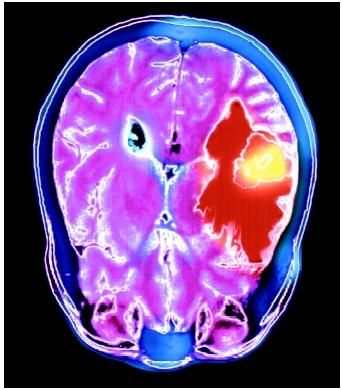
#> input picture input image samples/color.jpg, 342 x 390 px, found by its file name
$ python code.py   (older library calls are emulated)
#> lines starting #> are read from the running program, lines starting #| are printed output that depends on the picture; after the words box and inside, x2 and y2 are one past the last pixel; in counts of white or black regions, pixels touching at a corner belong together
#!/usr/bin/env python
# coding: utf-8

# In[1]:


import numpy as np
import cv2
import matplotlib.pyplot as plt


# In[2]:


imgpath = "/Users/deepak/Desktop/tumor/img/color.jpg";


# In[3]:


img = cv2.imread(imgpath,1)
#> img is the input picture: shape (390, 342, 3); mean B, G, R 131.8, 74.2, 110.8


# In[4]:


img.shape


# In[5]:


img = cv2.cvtColor(img, cv2.COLOR_BGR2RGB)


# In[6]:


orig_img = img
orig_img.shape


# In[7]:


row, columns, channels = orig_img.shape
#> row = 390; columns = 342; channels = 3


# In[8]:


orig_img = img
orig_img.shape


# In[9]:


plt.imshow(orig_img)
plt.title("Original Image")
plt.show()


# In[10]:


# Color Conversion
gray_img = cv2.cvtColor( orig_img, cv2.COLOR_BGR2GRAY )
plt.imshow(gray_img,cmap='gray')
plt.title("Grayscale Image")
plt.show()


# In[11]:


type(gray_img)


# In[12]:


# Salt & Pepper Noise
median_filtered = cv2.medianBlur(gray_img, 5)
plt.imshow(median_filtered,cmap='gray')
plt.show()


# In[13]:


# Edge Detection using : 3*3 Sobel Filters
Gx= np.array([[-1, 0, 1], [-2, 0, 2], [-1, 0, 1]])
print ("Gx \n", Gx)
Gy = np.array([[1, 2, 1], [0, 0, 0], [-1, -2, -1]])
print ("Gy \n", Gy)
img_sobelx = cv2.Sobel(median_filtered,cv2.CV_8U,1,0,ksize=3)
img_sobely = cv2.Sobel(median_filtered,cv2.CV_8U,0,1,ksize=3)

img_sobel = img_sobelx + img_sobely + gray_img
plt.imshow(img_sobel,cmap='gray')
plt.show()


# In[14]:


# Set threshold and maxValue
threshold = 127
maxValue = 255

# Threshold the pixel values
th, thresh = cv2.threshold(img_sobel, threshold, maxValue, cv2.THRESH_BINARY)
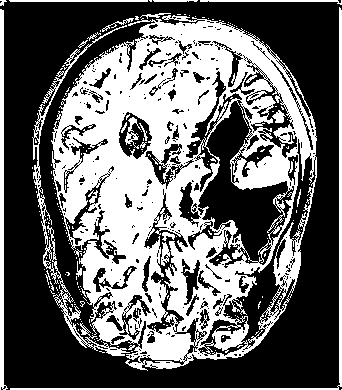
#> thresh: shape (390, 342); 40.9% white; 213 white regions (190 under 20 px), largest, box (x1, y1, x2, y2) and area: (51, 15, 317, 371) 47197, (32, 25, 130, 356) 1939, (10, 7, 342, 390) 1794
#> th = 127
plt.imshow(thresh,cmap='gray')
plt.axis('off')
plt.show()


# In[15]:


# Morphological operation to remove any small white noises
kernel = np.ones((3,3),np.uint8)
opening = cv2.morphologyEx(thresh,cv2.MORPH_OPEN,kernel, iterations = 2)
#> opening: shape (390, 342); 28.2% white; 48 white regions, largest, box (x1, y1, x2, y2) and area: (59, 39, 233, 306) 18887, (140, 21, 311, 160) 3558, (166, 234, 258, 332) 3286

plt.imshow(opening,cmap='gray')
plt.axis('off')
plt.show()


# In[16]:


# Black region : sure background area
sure_bg = cv2.dilate(opening,kernel,iterations=3)
#> sure_bg: shape (390, 342); 44.3% white; 9 white regions, largest, box (x1, y1, x2, y2) and area: (50, 13, 314, 372) 51622, (0, 7, 7, 390) 2681, (336, 7, 342, 386) 2274

plt.imshow(sure_bg,cmap='gray')
plt.axis('off')
plt.show()


# In[17]:


#  White region : sure foreground area
dist_transform = cv2.distanceTransform(opening,cv2.DIST_L2,5)
ret, sure_fg = cv2.threshold(dist_transform,0.7*dist_transform.max(),255,0)
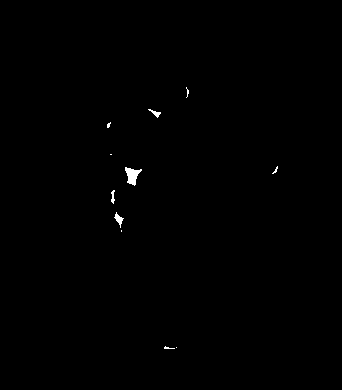
#> sure_fg: shape (390, 342) float32; 0.29% white; 11 white regions (7 under 20 px), largest, box (x1, y1, x2, y2) and area: (125, 167, 142, 186) 172, (114, 212, 124, 228) 62, (148, 109, 161, 118) 43, (111, 190, 115, 204) 35
#> ret = 11.46

plt.imshow(sure_fg,cmap='gray')
plt.axis('off')
plt.show()


# In[18]:


# Identifying regions where we don't know whether foreground and background using Watershed algorithm
sure_fg = np.uint8(sure_fg)
unknown = cv2.subtract(sure_bg,sure_fg)
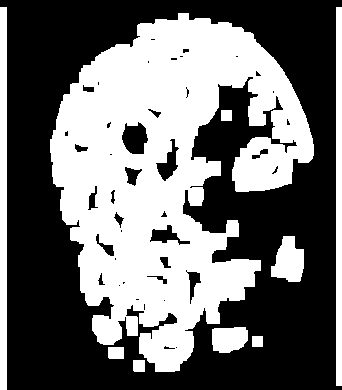
#> unknown: shape (390, 342); 44% white; 9 white regions

plt.imshow(unknown,cmap='gray')
plt.axis('off')
plt.show()


# In[19]:


contours, hierachy = cv2.findContours(sure_fg,cv2.RETR_TREE,cv2.CHAIN_APPROX_SIMPLE)
#> contours = 11 contours, 7 with area under 20; largest, box (x1, y1, x2, y2) and area: (125, 167, 142, 186) 144, (114, 212, 124, 228) 45, (148, 109, 161, 118) 29, (111, 190, 115, 204) 20

# Creating a numpy array for markers and converting the image to 32 bit using dtype paramter
marker = np.zeros((gray_img.shape[0], gray_img.shape[1]),dtype = np.int32)

marker = np.int32(sure_fg) + np.int32(sure_bg)
#> marker: shape (390, 342) int32; 3 distinct labels, from 0 to 510

# Marker Labelling
for id in range(len(contours)):
   cv2.drawContours(marker,contours,id,id+2, -1)
#> this loop made 11 passes
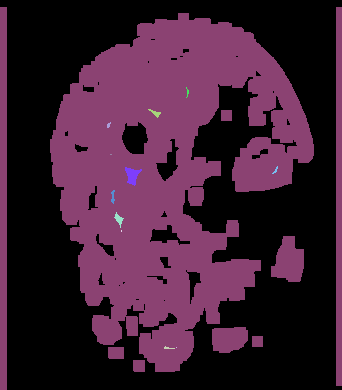
#> marker: shape (390, 342) int32; 13 distinct labels, from 0 to 255; one colour per label, 0 black

marker = marker + 1
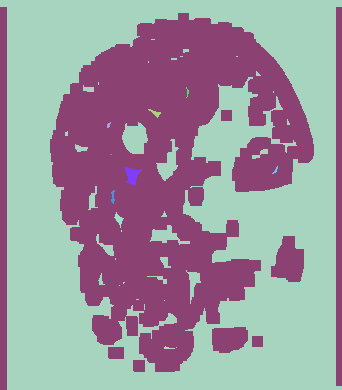
#> marker: shape (390, 342) int32; 13 distinct labels, from 1 to 256; one colour per label, 0 black

marker[unknown==255] = 0
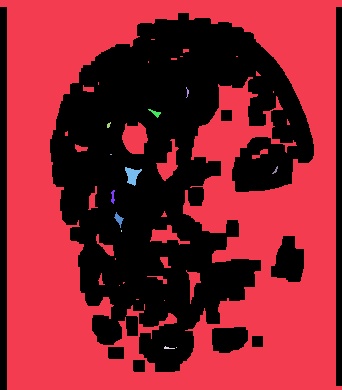
#> marker: shape (390, 342) int32; 13 distinct labels, from 0 to 13; one colour per label, 0 black

copy_img = orig_img.copy()

cv2.watershed(copy_img, marker)

imgplt = plt.imshow(marker)
plt.colorbar()
plt.show()


# In[20]:


copy_img[marker==-1]=(0,0,255)
#> copy_img: shape (390, 342, 3); mean R, G, B 105.4, 69.5, 132.1
cv2.imwrite('output\\tumor_img.jpg',copy_img)
plt.imshow(copy_img,cmap='gray')
plt.axis('off')
plt.title('Detected Tumor Image')
plt.show()


# In[21]:


# Purpose of the operation is to show only that part of the image having more intensity which has the tumor.
kernel=cv2.getStructuringElement(cv2.MORPH_RECT,(7,7))
erosion = cv2.morphologyEx(median_filtered, cv2.MORPH_ERODE, kernel)
plt.imshow(erosion, cmap='gray')
plt.axis('off')
plt.show()


# In[22]:


dilation = cv2.morphologyEx(erosion, cv2.MORPH_DILATE, kernel)
plt.imshow(dilation, cmap='gray')
plt.axis('off')
plt.show()


# In[23]:


gradient = cv2.morphologyEx(dilation, cv2.MORPH_GRADIENT, kernel)
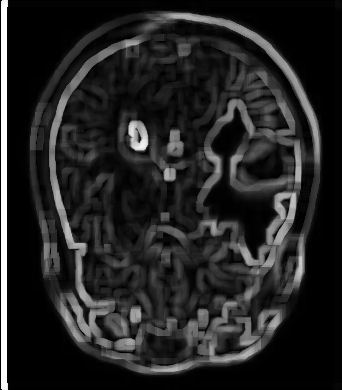
#> gradient: shape (390, 342); min 0, max 254, mean 36
plt.imshow(gradient , cmap='gray')
plt.axis('off')
plt.title('final image')
plt.show()


# In[24]:


print('DONE')

$ run again, with input image samples/pic_088.jpg copied over input image samples/color.jpg
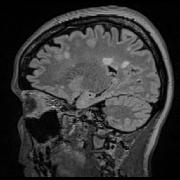
#> input picture input image samples/pic_088.jpg, 180 x 180 px, found by its file name
#> img is the input picture: shape (180, 180, 3); min 0, max 196, mean 53.2
#> `th, thresh = cv2.threshold(img_sobel, threshold, maxValue, cv2.THRESH_..`:
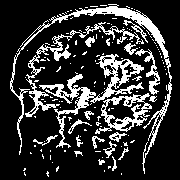
#> thresh: shape (180, 180); 20.3% white; 135 white regions (113 under 20 px), largest, box (x1, y1, x2, y2) and area: (10, 4, 172, 174) 1705, (39, 54, 144, 148) 1633, (25, 22, 144, 117) 1004
#> th = 127
#> opening: shape (180, 180); 3.3% white; 16 white regions, largest, box (x1, y1, x2, y2) and area: (106, 6, 163, 43) 510, (78, 88, 90, 106) 126, (105, 89, 112, 97) 49
#> sure_bg: shape (180, 180); 10% white; 8 white regions, largest, box (x1, y1, x2, y2) and area: (94, 3, 166, 46) 1226, (101, 56, 130, 100) 777, (69, 85, 93, 109) 445
#> ret = 3.08
#> unknown: shape (180, 180); 9.6% white; 8 white regions
#> contours = 8 contours, 6 with area under 20; largest, box (x1, y1, x2, y2) and area: (145, 21, 160, 40) 32, (112, 9, 130, 15) 24
#> the loop `for id in range(len(contours)):` made 8 passes
#> copy_img: shape (180, 180, 3); 3% of pixels changed, all inside (x1, y1, x2, y2) = (0, 0, 180, 180)
#> `gradient = cv2.morphologyEx(dilation, cv2.MORPH_GRADIENT, kernel)`:
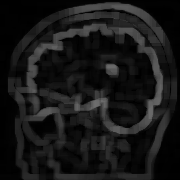
#> gradient: shape (180, 180); min 0, max 110, mean 23.1
